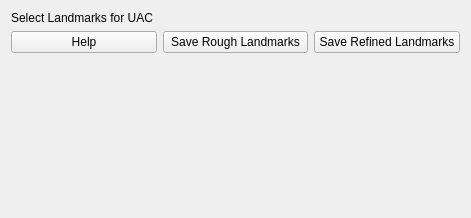
<?xml version="1.0" encoding="UTF-8"?>
<ui version="4.0">
 <class>AtrialFibresLandmarksViewControls</class>
 <widget class="QWidget" name="AtrialFibresLandmarksViewControls">
  <property name="geometry">
   <rect>
    <x>0</x>
    <y>0</y>
    <width>471</width>
    <height>218</height>
   </rect>
  </property>
  <property name="windowTitle">
   <string>QmitkTemplate</string>
  </property>
  <layout class="QVBoxLayout" name="verticalLayout">
   <item>
    <layout class="QGridLayout" name="gridLayout">
     <item row="1" column="1">
      <widget class="QPushButton" name="button_save1_rough">
       <property name="text">
        <string>Save Rough Landmarks</string>
       </property>
      </widget>
     </item>
     <item row="1" column="2">
      <widget class="QPushButton" name="button_save2_refined">
       <property name="text">
        <string>Save Refined Landmarks</string>
       </property>
      </widget>
     </item>
     <item row="1" column="0">
      <widget class="QPushButton" name="button_guide1">
       <property name="text">
        <string>Help</string>
       </property>
      </widget>
     </item>
     <item row="0" column="0">
      <widget class="QLabel" name="label_1">
       <property name="text">
        <string>Select Landmarks for UAC</string>
       </property>
      </widget>
     </item>
    </layout>
   </item>
   <item>
    <widget class="QVTKOpenGLWidget" name="widget_1" native="true">
     <property name="sizePolicy">
      <sizepolicy hsizetype="MinimumExpanding" vsizetype="MinimumExpanding">
       <horstretch>0</horstretch>
       <verstretch>0</verstretch>
      </sizepolicy>
     </property>
    </widget>
   </item>
  </layout>
 </widget>
 <layoutdefault spacing="6" margin="11"/>
 <customwidgets>
  <customwidget>
   <class>QVTKOpenGLWidget</class>
   <extends>QWidget</extends>
   <header>QVTKOpenGLWidget.h</header>
   <container>1</container>
  </customwidget>
 </customwidgets>
 <resources/>
 <connections/>
</ui>
